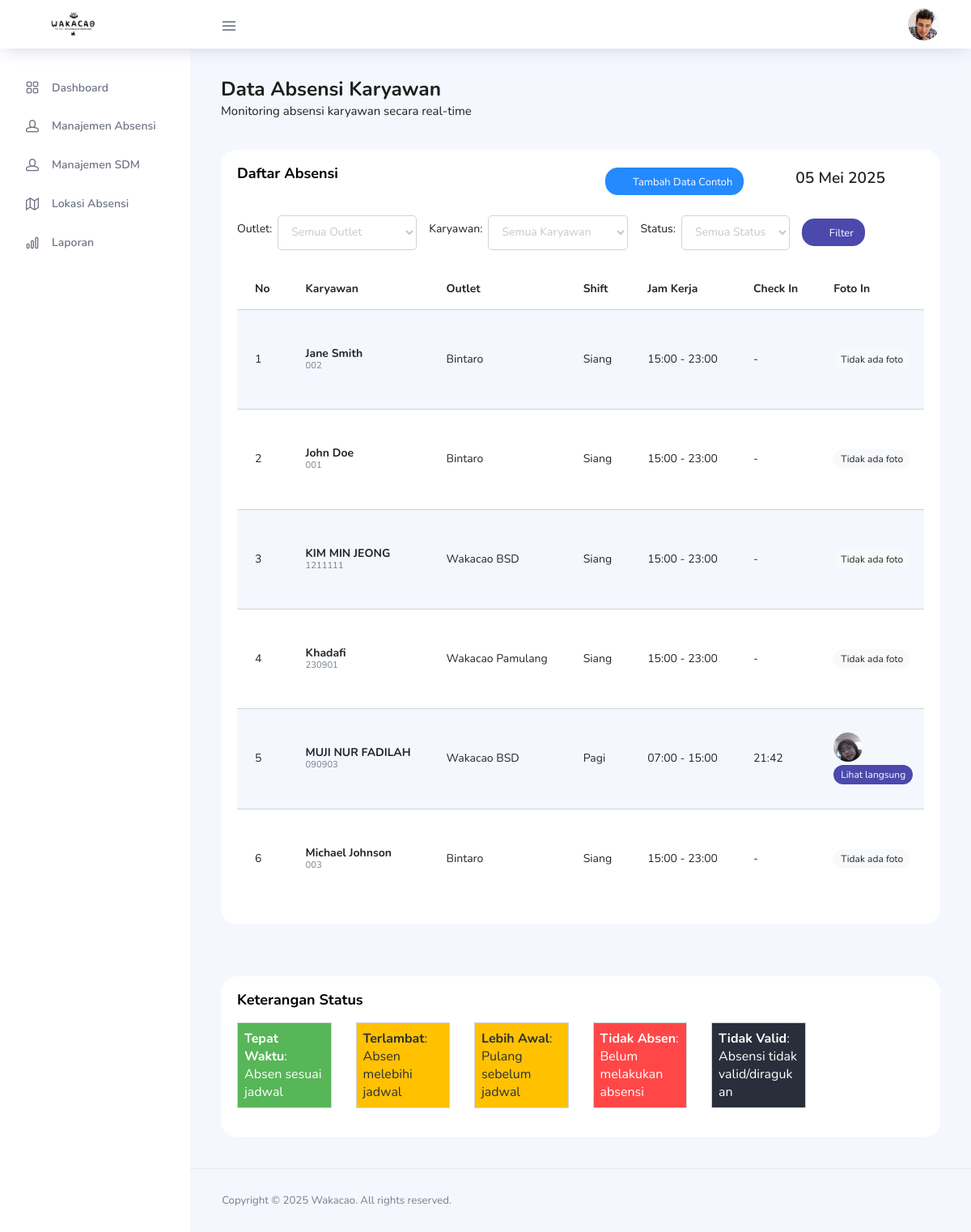
Screenshot of /admin/attendance_list.php (signed in) with the database file from the repository.
### tables this page shows
CREATE TABLE `jadwal` (
  `id` int(11) NOT NULL,
  `id_karyawan` varchar(10) NOT NULL,
  `tanggal` date NOT NULL,
  `id_shift` int(11) DEFAULT NULL,
  `status` enum('masuk','libur','izin','sakit','cuti') DEFAULT 'masuk'
);

CREATE TABLE `users` (
  `id` int(11) NOT NULL,
  `id_karyawan` varchar(10) NOT NULL,
  `nama` varchar(100) NOT NULL,
  `email` varchar(100) NOT NULL,
  `password` varchar(255) NOT NULL,
  `outlet` varchar(50) NOT NULL,
  `role` enum('admin','karyawan','supervisor') NOT NULL DEFAULT 'karyawan',
  `created_at` timestamp NOT NULL DEFAULT current_timestamp(),
  `updated_at` timestamp NOT NULL DEFAULT current_timestamp() ON UPDATE current_timestamp()
);

CREATE TABLE `shift` (
  `id` int(11) NOT NULL,
  `nama_shift` varchar(20) NOT NULL,
  `jam_mulai` time NOT NULL,
  `jam_selesai` time NOT NULL
);

CREATE TABLE `absensi` (
  `id` int(11) NOT NULL,
  `id_karyawan` varchar(10) NOT NULL,
  `tanggal` date NOT NULL,
  `id_shift` int(11) DEFAULT NULL,
  `check_in` datetime DEFAULT NULL,
  `foto_check_in` varchar(255) DEFAULT NULL,
  `check_out` datetime DEFAULT NULL,
  `foto_check_out` varchar(255) DEFAULT NULL,
  `status_check_in` enum('tepat waktu','terlambat','tidak absen') DEFAULT 'tidak absen',
  `latitude_in` decimal(10,8) DEFAULT NULL,
  `longitude_in` decimal(11,8) DEFAULT NULL,
  `status_check_out` enum('tepat waktu','lebih awal','tidak absen') DEFAULT 'tidak absen',
  `latitude_out` decimal(10,8) DEFAULT NULL,
  `longitude_out` decimal(11,8) DEFAULT NULL,
  `location_status_in` varchar(10) DEFAULT NULL,
  `location_info_in` varchar(255) DEFAULT NULL,
  `location_status_out` varchar(10) DEFAULT NULL,
  `location_info_out` varchar(255) DEFAULT NULL
);

### admin/attendance_list.php (the view, shortened to what this page needs)
<?php
require_once '../config.php';
function formatDateIndo($date) {
    $date = date('Y-m-d', strtotime($date));
    $day = date('d', strtotime($date));
    $month = date('m', strtotime($date));
    $year = date('Y', strtotime($date));
    $monthNames = [
        '01' => 'Januari', '02' => 'Februari', '03' => 'Maret',
        '04' => 'April', '05' => 'Mei', '06' => 'Juni',
        '07' => 'Juli', '08' => 'Agustus', '09' => 'September',
        '10' => 'Oktober', '11' => 'November', '12' => 'Desember'
    ];
    return $day . ' ' . $monthNames[$month] . ' ' . $year;
}
$filter_tanggal = isset($_GET['tanggal']) ? $_GET['tanggal'] : date('Y-m-d');
$filter_outlet = isset($_GET['outlet']) ? $_GET['outlet'] : '';
$filter_karyawan = isset($_GET['karyawan']) ? $_GET['karyawan'] : '';
$filter_status = isset($_GET['status']) ? $_GET['status'] : '';
$query_absensi = "SELECT a.*, u.nama, u.outlet, s.nama_shift, s.jam_mulai, s.jam_selesai
                 FROM absensi a
                 LEFT JOIN users u ON a.id_karyawan = u.id_karyawan
                 LEFT JOIN shift s ON a.id_shift = s.id
                 WHERE a.tanggal = '$filter_tanggal'";
$query_absensi .= " ORDER BY u.nama";
$result_absensi = mysqli_query($koneksi, $query_absensi);
$absensi_list = [];
if ($result_absensi) {
    mysqli_data_seek($result_absensi, 0);
    while ($row = mysqli_fetch_assoc($result_absensi)) {
        $absensi_list[] = $row;
    }
}
$query_jadwal = "SELECT j.*, u.nama, u.outlet, s.nama_shift, s.jam_mulai, s.jam_selesai
                FROM jadwal j
                LEFT JOIN users u ON j.id_karyawan = u.id_karyawan
                LEFT JOIN shift s ON j.id_shift = s.id
                WHERE j.tanggal = '$filter_tanggal' AND j.status = 'masuk'";
$query_jadwal .= " ORDER BY u.nama";
$result_jadwal = mysqli_query($koneksi, $query_jadwal);
$jadwal_list = [];
if ($result_jadwal) {
    while ($row = mysqli_fetch_assoc($result_jadwal)) {
        $jadwal_list[$row['id_karyawan']] = $row;
    }
}
$merged_data = [];
foreach ($absensi_list as $absensi) {
    $merged_data[] = [
        'id_karyawan' => $absensi['id_karyawan'],
        'nama' => $absensi['nama'] ?? 'Tidak diketahui',
        'outlet' => $absensi['outlet'] ?? 'Tidak diketahui',
        'id_shift' => $absensi['id_shift'] ?? null,
        'nama_shift' => $absensi['nama_shift'] ?? '-',
        'jam_mulai' => $absensi['jam_mulai'] ?? null,
        'jam_selesai' => $absensi['jam_selesai'] ?? null,
        'check_in' => $absensi['check_in'] ?? null,
        'foto_check_in' => $absensi['foto_check_in'] ?? null,
        'check_out' => $absensi['check_out'] ?? null,
        'foto_check_out' => $absensi['foto_check_out'] ?? null,
        'status_check_in' => $absensi['status_check_in'] ?? 'tidak absen',
        'status_check_out' => $absensi['status_check_out'] ?? 'tidak absen',
        'latitude_in' => $absensi['latitude_in'] ?? null,
        'longitude_in' => $absensi['longitude_in'] ?? null,
        'latitude_out' => $absensi['latitude_out'] ?? null,
        'longitude_out' => $absensi['longitude_out'] ?? null,
        'location_info_in' => $absensi['location_info_in'] ?? null,
        'location_info_out' => $absensi['location_info_out'] ?? null,
        'has_absensi' => true,
    ];
}
$karyawan_dengan_absensi = [];
foreach ($merged_data as $data) {
    $karyawan_dengan_absensi[] = $data['id_karyawan'];
}
foreach ($jadwal_list as $id_karyawan => $jadwal) {
    if (!in_array($id_karyawan, $karyawan_dengan_absensi)) {
        $merged_data[] = [
            'id_karyawan' => $id_karyawan,
            'nama' => $jadwal['nama'] ?? 'Tidak diketahui',
            'outlet' => $jadwal['outlet'] ?? 'Tidak diketahui',
            'id_shift' => $jadwal['id_shift'] ?? null,
            'nama_shift' => $jadwal['nama_shift'] ?? '-',
            'jam_mulai' => $jadwal['jam_mulai'] ?? null,
            'jam_selesai' => $jadwal['jam_selesai'] ?? null,
            'check_in' => null,
            'foto_check_in' => null,
            'check_out' => null,
            'foto_check_out' => null,
            'status_check_in' => 'tidak absen',
            'status_check_out' => 'tidak absen',
            'latitude_in' => null,
            'longitude_in' => null,
            'latitude_out' => null,
            'longitude_out' => null,
            'location_info_in' => null,
            'location_info_out' => null,
            'has_absensi' => false,
        ];
    }
}
usort($merged_data, function($a, $b) {
    return strcmp($a['nama'], $b['nama']);
});
$yesterday = date('Y-m-d', strtotime($filter_tanggal . ' -1 day'));
$tomorrow = date('Y-m-d', strtotime($filter_tanggal . ' +1 day'));
?>
<!DOCTYPE html>
<html lang="en">
<head>
  <link rel="stylesheet" href="../vendors/feather/feather.css">
  <link rel="stylesheet" href="../vendors/ti-icons/css/themify-icons.css">
  <link rel="stylesheet" href="../vendors/css/vendor.bundle.base.css">
  <link rel="stylesheet" href="../vendors/datatables.net-bs4/dataTables.bootstrap4.css">
  <link rel="stylesheet" href="../css/vertical-layout-light/style.css">
</head>
<body>
  <div class="container-scroller">
    <nav class="navbar col-lg-12 col-12 p-0 fixed-top d-flex flex-row">
      <div class="text-center navbar-brand-wrapper d-flex align-items-center justify-content-center">
        <a class="navbar-brand brand-logo mr-5" href="index.php"><img src="../images/logowakacao.png" class="mr-2" alt="logo" style="height: 60px; width: auto;"/></a>
      </div>
      <div class="navbar-menu-wrapper d-flex align-items-center justify-content-end">
        <button class="navbar-toggler navbar-toggler align-self-center" type="button" data-toggle="minimize">
          <span class="icon-menu"></span>
        </button>
        <ul class="navbar-nav navbar-nav-right">
          <li class="nav-item nav-profile dropdown">
            <a class="nav-link dropdown-toggle" href="#" data-toggle="dropdown" id="profileDropdown">
              <img src="../images/faces/face28.jpg" alt="profile"/>
            </a>
          </li>
        </ul>
      </div>
    </nav>
      <?php include 'sidebar.php'; ?>
      <div class="main-panel">
        <div class="content-wrapper">
          <div class="row">
            <div class="col-md-12 grid-margin">
              <div class="row">
                <div class="col-12 col-xl-8 mb-4 mb-xl-0">
                  <h3 class="font-weight-bold">Data Absensi Karyawan</h3>
                  <h6 class="font-weight-normal mb-0">Monitoring absensi karyawan secara real-time</h6>
                </div>
              </div>
            </div>
          </div>
          <div class="row">
            <div class="col-md-12 grid-margin stretch-card">
              <div class="card">
                <div class="card-body">
                  <div class="d-flex justify-content-between align-items-center mb-4">
                    <h4 class="card-title">Daftar Absensi</h4>
                    <div class="d-flex">
                      <a href="set_sample_data.php" class="btn btn-sm btn-info mr-3">
                        <i class="ti-plus mr-1"></i> Tambah Data Contoh
                      </a>
                      <div class="date-navigator">
                        <a href="?tanggal=<?php echo $yesterday; ?>&outlet=<?php echo $filter_outlet; ?>&karyawan=<?php echo $filter_karyawan; ?>&status=<?php echo $filter_status; ?>" class="text-decoration-none">
                          <i class="ti-arrow-left"></i>
                        </a>
                        <span class="mx-2">
                          <?php echo formatDateIndo($filter_tanggal); ?>
                        </span>
                        <a href="?tanggal=<?php echo $tomorrow; ?>&outlet=<?php echo $filter_outlet; ?>&karyawan=<?php echo $filter_karyawan; ?>&status=<?php echo $filter_status; ?>" class="text-decoration-none">
                          <i class="ti-arrow-right"></i>
                        </a>
                      </div>
                    </div>
                  </div>
                  <div class="row mb-4">
                    <div class="col-md-12">
                      <form method="GET" action="" class="form-inline">
                        <div class="form-group mr-3">
                          <label for="outlet" class="mr-2">Outlet:</label>
                          <select name="outlet" id="outlet" class="form-control form-control-sm">
                            <option value="">Semua Outlet</option>
                          </select>
                        </div>
                        <div class="form-group mr-3">
                          <label for="karyawan" class="mr-2">Karyawan:</label>
                          <select name="karyawan" id="karyawan" class="form-control form-control-sm">
                            <option value="">Semua Karyawan</option>
                          </select>
                        </div>
                        <div class="form-group mr-3">
                          <label for="status" class="mr-2">Status:</label>
                          <select name="status" id="status" class="form-control form-control-sm">
                            <option value="">Semua Status</option>
                          </select>
                        </div>
                        <button type="submit" class="btn btn-primary btn-sm">
                          <i class="ti-filter mr-1"></i> Filter
                        </button>
                      </form>
                    </div>
                  </div>
                  <div class="table-responsive">
                    <table class="table table-striped table-hover attendance-table">
                      <thead>
                        <tr>
                          <th>No</th>
                          <th>Karyawan</th>
                          <th>Outlet</th>
                          <th>Shift</th>
                          <th>Jam Kerja</th>
                          <th>Check In</th>
                          <th>Foto In</th>
                        </tr>
                      </thead>
                      <tbody>
                        <?php if (count($merged_data) > 0): ?>
                          <?php $no = 1; foreach ($merged_data as $data): ?>
                          <tr>
                            <td><?php echo $no++; ?></td>
                            <td>
                              <strong><?php echo $data['nama']; ?></strong>
                              <br>
                              <small class="text-muted"><?php echo $data['id_karyawan']; ?></small>
                            </td>
                            <td><?php echo $data['outlet']; ?></td>
                            <td><?php echo $data['nama_shift'] ?: '-'; ?></td>
                            <td>
                              <?php if ($data['jam_mulai'] && $data['jam_selesai']): ?>
                              <?php echo substr($data['jam_mulai'], 0, 5); ?> - <?php echo substr($data['jam_selesai'], 0, 5); ?>
                              <?php else: ?>
                              -
                              <?php endif; ?>
                            </td>
                            <td>
                              <?php if ($data['check_in']): ?>
                              <?php echo date('H:i', strtotime($data['check_in'])); ?>
                              <?php else: ?>
                              -
                              <?php endif; ?>
                            </td>
                            <td>
                              <?php if ($data['foto_check_in']): ?>
                              <img src="../<?php echo $data['foto_check_in']; ?>" class="attendance-img" data-toggle="modal" data-target="#imageModal" data-img="../<?php echo $data['foto_check_in']; ?>" alt="Check In">
                              <br>
                              <a href="view_image.php?path=<?php echo $data['foto_check_in']; ?>" target="_blank" class="badge badge-primary mt-1">Lihat langsung</a>
                              <?php else: ?>
                              <span class="badge badge-light">Tidak ada foto</span>
                              <?php endif; ?>
                            </td>
                          </tr>
                          <?php endforeach; ?>
                        <?php else: ?>
                        <tr>
                          <td colspan="10" class="text-center">Tidak ada data absensi untuk tanggal ini</td>
                        </tr>
                        <?php endif; ?>
                      </tbody>
                    </table>
                  </div>
                </div>
              </div>
            </div>
          </div>
          <div class="row mt-4">
            <div class="col-md-12">
              <div class="card">
                <div class="card-body">
                  <h4 class="card-title">Keterangan Status</h4>
                  <div class="row">
                    <div class="col-md-2 col-sm-4 mb-3">
                      <div class="p-2 bg-success text-white border">
                        <strong>Tepat Waktu</strong>: Absen sesuai jadwal
                      </div>
                    </div>
                    <div class="col-md-2 col-sm-4 mb-3">
                      <div class="p-2 bg-warning text-dark border">
                        <strong>Terlambat</strong>: Absen melebihi jadwal
                      </div>
                    </div>
                    <div class="col-md-2 col-sm-4 mb-3">
                      <div class="p-2 bg-warning text-dark border">
                        <strong>Lebih Awal</strong>: Pulang sebelum jadwal
                      </div>
                    </div>
                    <div class="col-md-2 col-sm-4 mb-3">
                      <div class="p-2 bg-danger text-white border">
                        <strong>Tidak Absen</strong>: Belum melakukan absensi
                      </div>
                    </div>
                    <div class="col-md-2 col-sm-4 mb-3">
                      <div class="p-2 bg-dark text-white border">
                        <strong>Tidak Valid</strong>: Absensi tidak valid/diragukan
                      </div>
                    </div>
                  </div>
                </div>
              </div>
            </div>
          </div>
        </div>
        <footer class="footer">
          <div class="d-sm-flex justify-content-center justify-content-sm-between">
            <span class="text-muted text-center text-sm-left d-block d-sm-inline-block">Copyright © <?php echo date('Y'); ?> Wakacao. All rights reserved.</span>
          </div>
        </footer>
      </div>
    </div>
  </div>
</body>
</html>

### admin/attendance_list.php (style rules this page uses)
.attendance-table th, .attendance-table td { vertical-align: middle; }
.attendance-img { width: 60px; height: 60px; object-fit: cover; border-radius: 4px; cursor: pointer; }
.date-navigator { font-size: 1.2rem; font-weight: 500; }
.date-navigator a { padding: 0 10px; }

### rows the page displays
jadwal: users.nama "Jane Smith", id_karyawan "002", users.outlet "Bintaro", id_shift.nama_shift "Siang", id_shift.jam_mulai "15:00", id_shift.jam_selesai "23:00", shows "Tidak ada foto"
jadwal: users.nama "John Doe", id_karyawan "001", users.outlet "Bintaro", id_shift.nama_shift "Siang", id_shift.jam_mulai "15:00", id_shift.jam_selesai "23:00", shows "Tidak ada foto"
jadwal: users.nama "KIM MIN JEONG", id_karyawan "1211111", users.outlet "Wakacao BSD", id_shift.nama_shift "Siang", id_shift.jam_mulai "15:00", id_shift.jam_selesai "23:00", shows "Tidak ada foto"
jadwal: users.nama "Khadafi", id_karyawan "230901", users.outlet "Wakacao Pamulang", id_shift.nama_shift "Siang", id_shift.jam_mulai "15:00", id_shift.jam_selesai "23:00", shows "Tidak ada foto"
absensi: users.nama "MUJI NUR FADILAH", id_karyawan "090903", users.outlet "Wakacao BSD", id_shift.nama_shift "Pagi", id_shift.jam_mulai "07:00", id_shift.jam_selesai "15:00", check_in "21:42", foto_check_in (picture)
jadwal: users.nama "Michael Johnson", id_karyawan "003", users.outlet "Bintaro", id_shift.nama_shift "Siang", id_shift.jam_mulai "15:00", id_shift.jam_selesai "23:00", shows "Tidak ada foto"

### other values shown
formatDateIndo($filter_tanggal) "05 Mei 2025"
